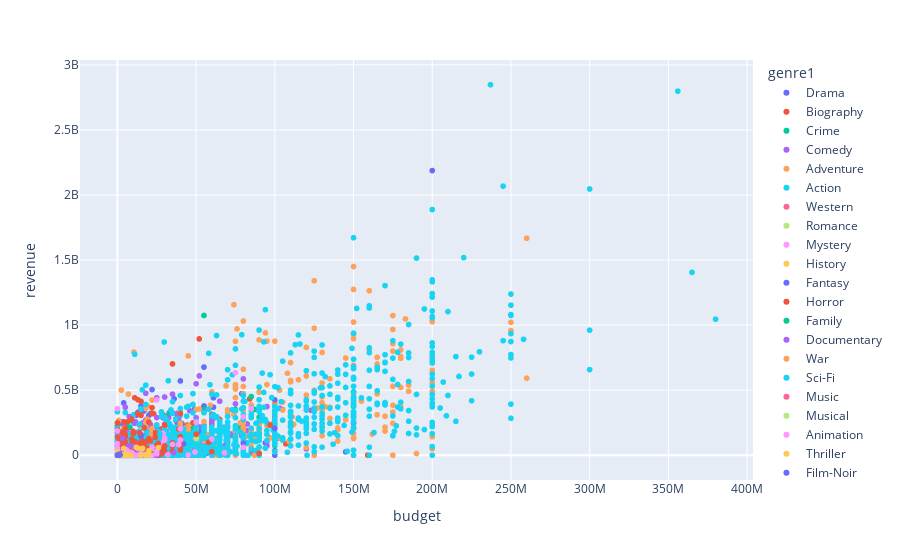

This figure's notebook cell:
### Code cell
fig = px.scatter(df, x='budget', y= 'revenue', color='genre1')
fig.show()

### Figure 1 — Plotly figure (JSON) as saved in the notebook; plotly's stock layout.template omitted (floating-point values rounded to 4 significant figures; data arrays with more than 128 entries replaced by an {"elided": "..."} marker saying what was removed)
{"data": [{"hovertemplate": "genre1=Drama<br>budget=%{x}<br>revenue=%{y}<extra></extra>", "legendgroup": "Drama", "marker": {"color": "#636efa", "symbol": "circle"}, "mode": "markers", "name": "Drama", "showlegend": true, "type": "scattergl", "x": {"elided": "11441 int values"}, "xaxis": "x", "y": {"elided": "11441 int values"}, "yaxis": "y"}, {"hovertemplate": "genre1=Biography<br>budget=%{x}<br>revenue=%{y}<extra></extra>", "legendgroup": "Biography", "marker": {"color": "#EF553B", "symbol": "circle"}, "mode": "markers", "name": "Biography", "showlegend": true, "type": "scattergl", "x": {"elided": "1382 int values"}, "xaxis": "x", "y": {"elided": "1382 int values"}, "yaxis": "y"}, {"hovertemplate": "genre1=Crime<br>budget=%{x}<br>revenue=%{y}<extra></extra>", "legendgroup": "Crime", "marker": {"color": "#00cc96", "symbol": "circle"}, "mode": "markers", "name": "Crime", "showlegend": true, "type": "scattergl", "x": {"elided": "2727 int values"}, "xaxis": "x", "y": {"elided": "2727 int values"}, "yaxis": "y"}, {"hovertemplate": "genre1=Comedy<br>budget=%{x}<br>revenue=%{y}<extra></extra>", "legendgroup": "Comedy", "marker": {"color": "#ab63fa", "symbol": "circle"}, "mode": "markers", "name": "Comedy", "showlegend": true, "type": "scattergl", "x": {"elided": "9453 int values"}, "xaxis": "x", "y": {"elided": "9453 int values"}, "yaxis": "y"}, {"hovertemplate": "genre1=Adventure<br>budget=%{x}<br>revenue=%{y}<extra></extra>", "legendgroup": "Adventure", "marker": {"color": "#FFA15A", "symbol": "circle"}, "mode": "markers", "name": "Adventure", "showlegend": true, "type": "scattergl", "x": {"elided": "2504 int values"}, "xaxis": "x", "y": {"elided": "2504 int values"}, "yaxis": "y"}, {"hovertemplate": "genre1=Action<br>budget=%{x}<br>revenue=%{y}<extra></extra>", "legendgroup": "Action", "marker": {"color": "#19d3f3", "symbol": "circle"}, "mode": "markers", "name": "Action", "showlegend": true, "type": "scattergl", "x": {"elided": "5442 int values"}, "xaxis": "x", "y": {"elided": "5442 int values"}, "yaxis": "y"}, {"hovertemplate": "genre1=Western<br>budget=%{x}<br>revenue=%{y}<extra></extra>", "legendgroup": "Western", "marker": {"color": "#FF6692", "symbol": "circle"}, "mode": "markers", "name": "Western", "showlegend": true, "type": "scattergl", "x": {"elided": "554 int values"}, "xaxis": "x", "y": {"elided": "554 int values"}, "yaxis": "y"}, {"hovertemplate": "genre1=Romance<br>budget=%{x}<br>revenue=%{y}<extra></extra>", "legendgroup": "Romance", "marker": {"color": "#B6E880", "symbol": "circle"}, "mode": "markers", "name": "Romance", "showlegend": true, "type": "scattergl", "x": {"elided": "177 int values"}, "xaxis": "x", "y": {"elided": "177 int values"}, "yaxis": "y"}, {"hovertemplate": "genre1=Mystery<br>budget=%{x}<br>revenue=%{y}<extra></extra>", "legendgroup": "Mystery", "marker": {"color": "#FF97FF", "symbol": "circle"}, "mode": "markers", "name": "Mystery", "showlegend": true, "type": "scattergl", "x": {"elided": "181 int values"}, "xaxis": "x", "y": {"elided": "181 int values"}, "yaxis": "y"}, {"hovertemplate": "genre1=History<br>budget=%{x}<br>revenue=%{y}<extra></extra>", "legendgroup": "History", "marker": {"color": "#FECB52", "symbol": "circle"}, "mode": "markers", "name": "History", "showlegend": true, "type": "scattergl", "x": [0, 115420, 0, 0, 0, 528000, 0, 0, 0, 0, 0, 0, 0, 0, 0, 0, 0, 0, 0, 0, 0, 0, 0, 0, 0, 0, 0, 0, 15100000, 0, 0, 0, 0], "xaxis": "x", "y": [0, 0, 0, 0, 0, 1037000, 0, 0, 0, 0, 0, 0, 0, 0, 0, 0, 0, 0, 0, 0, 0, 0, 0, 0, 0, 0, 0, 0, 0, 0, 0, 3615193, 0], "yaxis": "y"}, {"hovertemplate": "genre1=Fantasy<br>budget=%{x}<br>revenue=%{y}<extra></extra>", "legendgroup": "Fantasy", "marker": {"color": "#636efa", "symbol": "circle"}, "mode": "markers", "name": "Fantasy", "showlegend": true, "type": "scattergl", "x": {"elided": "189 int values"}, "xaxis": "x", "y": {"elided": "189 int values"}, "yaxis": "y"}, {"hovertemplate": "genre1=Horror<br>budget=%{x}<br>revenue=%{y}<extra></extra>", "legendgroup": "Horror", "marker": {"color": "#EF553B", "symbol": "circle"}, "mode": "markers", "name": "Horror", "showlegend": true, "type": "scattergl", "x": {"elided": "1532 int values"}, "xaxis": "x", "y": {"elided": "1532 int values"}, "yaxis": "y"}, {"hovertemplate": "genre1=Family<br>budget=%{x}<br>revenue=%{y}<extra></extra>", "legendgroup": "Family", "marker": {"color": "#00cc96", "symbol": "circle"}, "mode": "markers", "name": "Family", "showlegend": true, "type": "scattergl", "x": {"elided": "144 int values"}, "xaxis": "x", "y": {"elided": "144 int values"}, "yaxis": "y"}, {"hovertemplate": "genre1=Documentary<br>budget=%{x}<br>revenue=%{y}<extra></extra>", "legendgroup": "Documentary", "marker": {"color": "#ab63fa", "symbol": "circle"}, "mode": "markers", "name": "Documentary", "showlegend": true, "type": "scattergl", "x": {"elided": "2710 int values"}, "xaxis": "x", "y": {"elided": "2710 int values"}, "yaxis": "y"}, {"hovertemplate": "genre1=War<br>budget=%{x}<br>revenue=%{y}<extra></extra>", "legendgroup": "War", "marker": {"color": "#FFA15A", "symbol": "circle"}, "mode": "markers", "name": "War", "showlegend": true, "type": "scattergl", "x": [0, 0, 0, 0, 0, 0, 0, 0, 0, 66000, 0, 0, 0, 0, 0, 0, 0, 0, 0, 0, 0, 0, 0, 0, 0, 0, 0], "xaxis": "x", "y": [0, 0, 0, 0, 0, 0, 0, 0, 0, 306505, 0, 0, 0, 0, 0, 0, 0, 0, 0, 0, 0, 0, 0, 0, 0, 0, 0], "yaxis": "y"}, {"hovertemplate": "genre1=Sci-Fi<br>budget=%{x}<br>revenue=%{y}<extra></extra>", "legendgroup": "Sci-Fi", "marker": {"color": "#19d3f3", "symbol": "circle"}, "mode": "markers", "name": "Sci-Fi", "showlegend": true, "type": "scattergl", "x": [0, 0, 0, 0, 0, 0, 0, 0, 1500000, 0, 0, 0, 0, 0, 0, 0, 0, 0, 0, 0, 0, 0, 0, 0, 0, 0, 17000000, 0, 0, 0, 0, 0, 0, 18000000, 0, 0, 0, 0, 165, 0, 0, 0, 0, 0, 0, 0, 0, 0, 0, 0, 0, 0, 0, 0, 100000, 0, 0, 0, 0, 0, 80000000, 0, 0, 0, 0, 0, 0, 27000000, 0, 425000, 0, 0, 0, 0, 0, 0, 600000, 110000, 0, 0, 0, 0, 0, 0, 0, 0, 0, 250000, 0, 0, 0, 0, 0, 1000, 0, 0, 6000000, 0, 71140, 5000000, 0, 250000, 0, 0, 0, 5000000, 0, 0, 0, 0], "xaxis": "x", "y": [0, 0, 0, 0, 0, 0, 0, 0, 1000000, 0, 0, 0, 0, 0, 0, 0, 0, 0, 0, 2399280, 0, 0, 0, 0, 0, 0, 8720000, 0, 0, 0, 0, 0, 0, 3900000, 0, 0, 0, 0, 0, 0, 0, 0, 0, 0, 0, 0, 0, 0, 0, 0, 0, 0, 0, 0, 5000000, 0, 0, 0, 0, 0, 15071514, 0, 0, 0, 0, 0, 0, 161849455, 0, 0, 0, 0, 0, 0, 0, 0, 0, 0, 0, 0, 0, 0, 0, 0, 0, 1500000, 0, 0, 0, 0, 0, 0, 0, 0, 0, 0, 17544173, 0, 0, 0, 0, 0, 0, 0, 0, 0, 0, 0, 0, 0], "yaxis": "y"}, {"hovertemplate": "genre1=Music<br>budget=%{x}<br>revenue=%{y}<extra></extra>", "legendgroup": "Music", "marker": {"color": "#FF6692", "symbol": "circle"}, "mode": "markers", "name": "Music", "showlegend": true, "type": "scattergl", "x": [0, 0, 0, 0, 0, 733150, 0, 0, 0, 0, 0, 0, 0, 0, 0, 0, 0, 0, 0, 0, 0, 0, 0, 0, 0, 0, 0, 18000000, 0, 0, 0, 0, 0, 0, 0, 0, 0, 0, 0], "xaxis": "x", "y": [0, 0, 0, 0, 0, 2500000, 0, 0, 0, 0, 0, 0, 0, 0, 0, 0, 0, 0, 0, 0, 0, 0, 0, 0, 0, 0, 0, 7972967, 0, 0, 0, 0, 0, 0, 235066, 0, 0, 0, 0], "yaxis": "y"}, {"hovertemplate": "genre1=Musical<br>budget=%{x}<br>revenue=%{y}<extra></extra>", "legendgroup": "Musical", "marker": {"color": "#B6E880", "symbol": "circle"}, "mode": "markers", "name": "Musical", "showlegend": true, "type": "scattergl", "x": [850000, 0, 0, 0, 0, 0, 0, 0, 0, 0, 0, 0, 0, 0, 0, 0, 0, 0, 0, 0, 0, 0, 0, 0, 0, 0, 0, 0, 0, 0, 0, 802000, 0, 0, 0, 0, 0, 0, 0, 0, 0, 0, 0, 0, 0, 0, 0, 0, 0, 0, 0, 0, 0, 0, 0, 0, 0, 0, 0, 0, 0, 0, 6000000, 0, 0, 0, 0, 0, 0, 0, 0, 0, 0, 0, 0, 0, 0, 0, 0, 0, 0, 0, 0, 0, 0, 0, 0, 0, 0, 0, 0, 0, 0, 0, 1200, 0, 0, 0, 50000, 0, 0, 0, 0, 0, 0, 0, 3144622, 0, 0, 0, 0, 0], "xaxis": "x", "y": [0, 0, 0, 0, 0, 0, 0, 0, 0, 0, 0, 0, 0, 0, 0, 0, 0, 0, 0, 0, 0, 0, 0, 0, 0, 0, 0, 0, 0, 0, 0, 4371000, 0, 0, 0, 0, 0, 0, 0, 0, 0, 0, 0, 0, 0, 0, 0, 0, 0, 0, 0, 0, 0, 0, 0, 0, 0, 0, 0, 0, 0, 0, 36800000, 0, 0, 0, 0, 0, 0, 0, 0, 0, 0, 0, 0, 0, 0, 0, 0, 0, 0, 0, 0, 0, 0, 0, 0, 0, 0, 0, 0, 0, 0, 0, 0, 0, 0, 0, 1149000, 0, 0, 0, 0, 0, 0, 0, 2963886, 0, 0, 0, 0, 0], "yaxis": "y"}, {"hovertemplate": "genre1=Animation<br>budget=%{x}<br>revenue=%{y}<extra></extra>", "legendgroup": "Animation", "marker": {"color": "#FF97FF", "symbol": "circle"}, "mode": "markers", "name": "Animation", "showlegend": true, "type": "scattergl", "x": {"elided": "404 int values"}, "xaxis": "x", "y": {"elided": "404 int values"}, "yaxis": "y"}, {"hovertemplate": "genre1=Thriller<br>budget=%{x}<br>revenue=%{y}<extra></extra>", "legendgroup": "Thriller", "marker": {"color": "#FECB52", "symbol": "circle"}, "mode": "markers", "name": "Thriller", "showlegend": true, "type": "scattergl", "x": {"elided": "471 int values"}, "xaxis": "x", "y": {"elided": "471 int values"}, "yaxis": "y"}, {"hovertemplate": "genre1=Film-Noir<br>budget=%{x}<br>revenue=%{y}<extra></extra>", "legendgroup": "Film-Noir", "marker": {"color": "#636efa", "symbol": "circle"}, "mode": "markers", "name": "Film-Noir", "showlegend": true, "type": "scattergl", "x": [0, 1103000, 0, 0, 1500000, 0, 1678000, 0, 0, 0, 1450000, 1250000, 0], "xaxis": "x", "y": [0, 4500000, 0, 0, 7000000, 0, 3430000, 0, 0, 1226098, 1900000, 8500000, 0], "yaxis": "y"}], "layout": {"autosize": true, "legend": {"title": {"text": "genre1"}, "tracegroupgap": 0}, "margin": {"t": 60}, "xaxis": {"anchor": "y", "autorange": true, "domain": [0, 1], "range": [-22660000.0, 402700000.0], "title": {"text": "budget"}, "type": "linear"}, "yaxis": {"anchor": "x", "autorange": true, "domain": [0, 1], "range": [-220500000.0, 3068000000.0], "title": {"text": "revenue"}, "type": "linear"}}}
